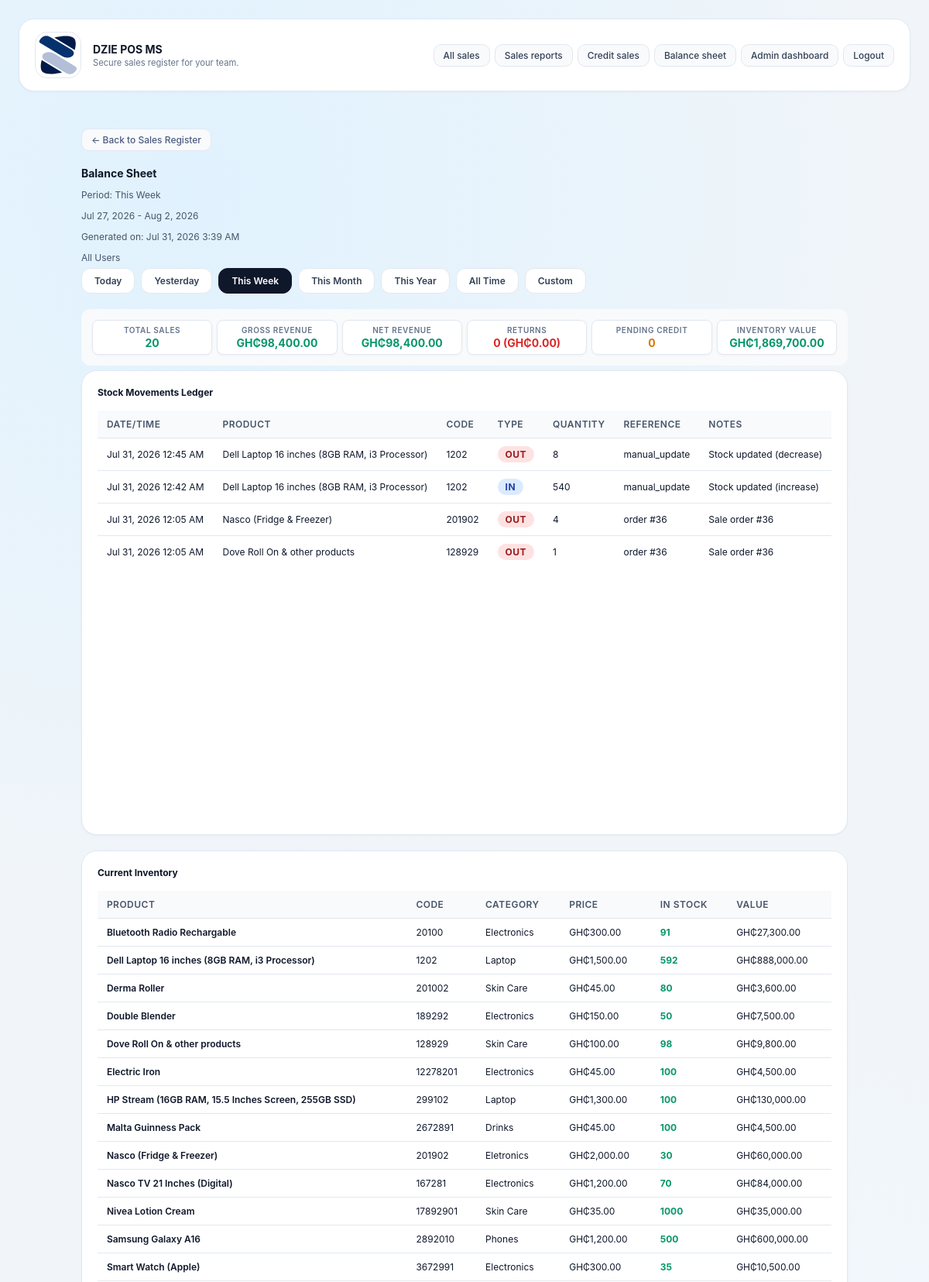
Page /balance_sheet.php?period=week (signed in, upper part) on the earlier database version.
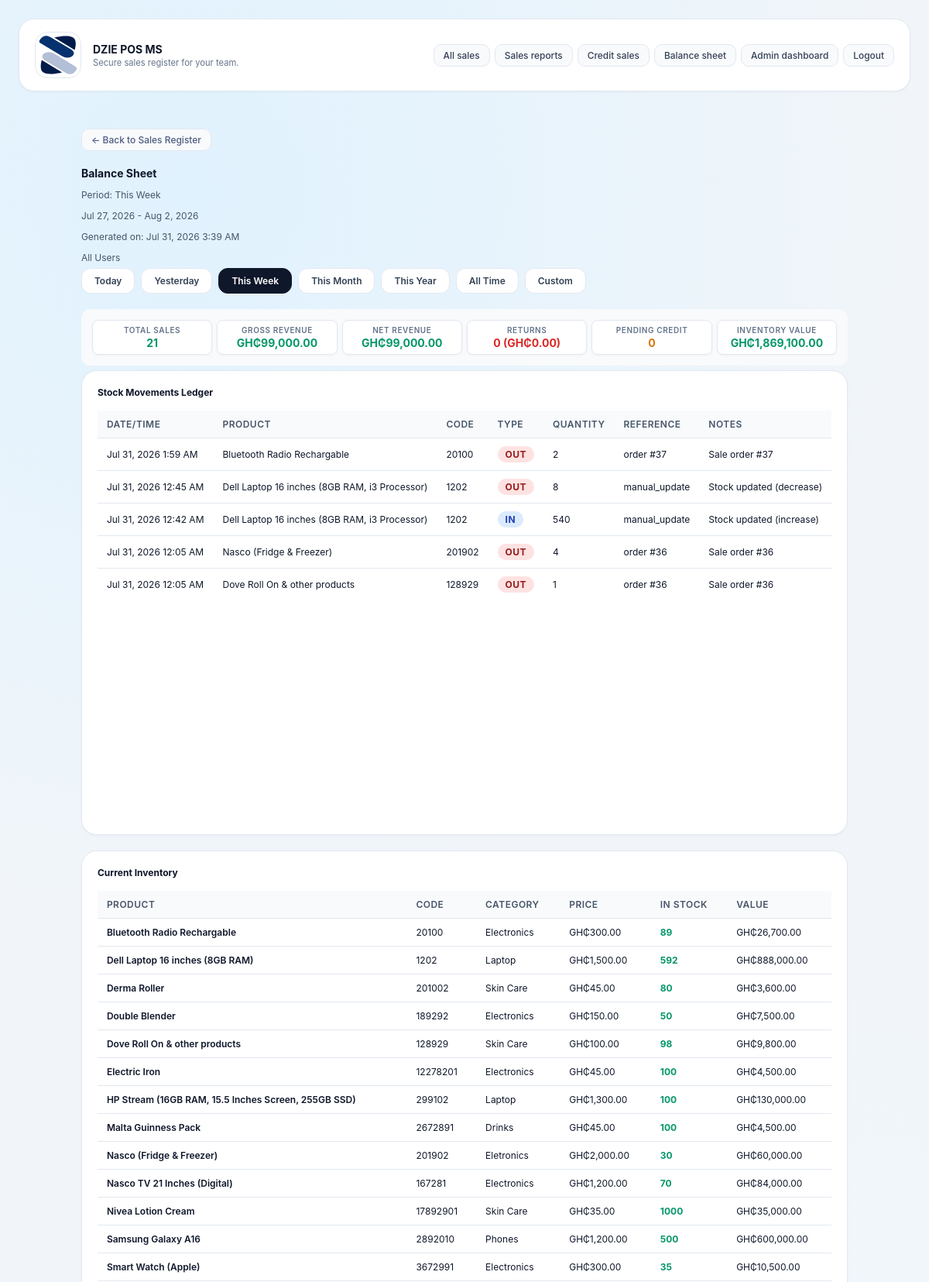
Same page on the later database version.
### tables this page shows
CREATE TABLE settings (
            key TEXT PRIMARY KEY,
            value TEXT NOT NULL
        );

CREATE TABLE stock_movements (
            id INTEGER PRIMARY KEY,
            product_id INTEGER NOT NULL,
            product_name TEXT NOT NULL,
            product_code TEXT NOT NULL,
            movement_type TEXT NOT NULL,
            quantity INTEGER NOT NULL,
            reference_type TEXT NOT NULL,
            reference_id INTEGER,
            notes TEXT,
            created_at TEXT NOT NULL,
            FOREIGN KEY(product_id) REFERENCES products(id)
        );

CREATE TABLE products (
            id INTEGER PRIMARY KEY,
            code TEXT UNIQUE NOT NULL,
            name TEXT NOT NULL,
            category TEXT NOT NULL,
            price REAL NOT NULL,
            image TEXT NOT NULL
        , quantity INTEGER NOT NULL DEFAULT 0, bulk_quantity_threshold INTEGER NOT NULL DEFAULT 0, bulk_discount_percentage REAL NOT NULL DEFAULT 0);

### inc/functions.php (called while the page is built, shortened)
<?php
function get_db_path(): string {
    $dir = __DIR__ . '/../data';
    return $dir . '/pos.db';
}
function get_database(): PDO {
    static $pdo = null;
    if ($pdo !== null) {
        return $pdo;
    }
    $path = get_db_path();
    $pdo = new PDO('sqlite:' . $path);
    $pdo->setAttribute(PDO::ATTR_ERRMODE, PDO::ERRMODE_EXCEPTION);
    initialize_database($pdo);
    return $pdo;
}
function initialize_database(PDO $db): void {
    $db->exec(
        'CREATE TABLE IF NOT EXISTS products (
            id INTEGER PRIMARY KEY,
            code TEXT UNIQUE NOT NULL,
            name TEXT NOT NULL,
            category TEXT NOT NULL,
            price REAL NOT NULL,
            image TEXT NOT NULL,
            quantity INTEGER NOT NULL DEFAULT 0,
            bulk_quantity_threshold INTEGER NOT NULL DEFAULT 0,
            bulk_discount_percentage REAL NOT NULL DEFAULT 0
        )'
    );
    try {
        $db->exec('ALTER TABLE products ADD COLUMN quantity INTEGER NOT NULL DEFAULT 0');
    } catch (Exception $e) {
    }
    try {
        $db->exec('ALTER TABLE products ADD COLUMN bulk_quantity_threshold INTEGER NOT NULL DEFAULT 0');
    } catch (Exception $e) {
    }
    try {
        $db->exec('ALTER TABLE products ADD COLUMN bulk_discount_percentage REAL NOT NULL DEFAULT 0');
    } catch (Exception $e) {
    }
    $db->exec(
        'CREATE TABLE IF NOT EXISTS users (
            id INTEGER PRIMARY KEY,
            username TEXT UNIQUE NOT NULL,
            password_hash TEXT NOT NULL,
            role TEXT NOT NULL,
            created_at TEXT NOT NULL
        )'
    );
    $db->exec(
        'CREATE TABLE IF NOT EXISTS orders (
            id INTEGER PRIMARY KEY,
            username TEXT NOT NULL,
            total REAL NOT NULL,
            status TEXT NOT NULL DEFAULT "Pending",
            created_at TEXT NOT NULL,
            credit INTEGER NOT NULL DEFAULT 0,
            customer_name TEXT,
            customer_phone TEXT,
            credit_status TEXT NOT NULL DEFAULT "Pending"
        )'
    );
    try {
        $db->exec('ALTER TABLE orders ADD COLUMN credit INTEGER NOT NULL DEFAULT 0');
    } catch (Exception $e) {
    }
    try {
        $db->exec('ALTER TABLE orders ADD COLUMN customer_name TEXT');
    } catch (Exception $e) {
    }
    try {
        $db->exec('ALTER TABLE orders ADD COLUMN customer_phone TEXT');
    } catch (Exception $e) {
    }
    try {
        $db->exec('ALTER TABLE orders ADD COLUMN credit_status TEXT NOT NULL DEFAULT "Pending"');
    } catch (Exception $e) {
    }
    $db->exec(
        'CREATE TABLE IF NOT EXISTS order_items (
            id INTEGER PRIMARY KEY,
            order_id INTEGER NOT NULL,
            product_id INTEGER NOT NULL,
            name TEXT NOT NULL,
            price REAL NOT NULL,
            quantity INTEGER NOT NULL,
            subtotal REAL NOT NULL,
            FOREIGN KEY(order_id) REFERENCES orders(id)
        )'
    );
    $db->exec(
        'CREATE TABLE IF NOT EXISTS receipts (
            id INTEGER PRIMARY KEY,
            order_id INTEGER NOT NULL UNIQUE,
            username TEXT NOT NULL,
            receipt_content TEXT NOT NULL,
            return_status TEXT NOT NULL DEFAULT "Active",
            created_at TEXT NOT NULL,
            FOREIGN KEY(order_id) REFERENCES orders(id)
        )'
    );
    $db->exec(
        'CREATE TABLE IF NOT EXISTS returns (
            id INTEGER PRIMARY KEY,
            order_id INTEGER NOT NULL,
            product_id INTEGER NOT NULL,
            quantity INTEGER NOT NULL,
            reason TEXT,
            processed_by TEXT NOT NULL,
            created_at TEXT NOT NULL,
            FOREIGN KEY(order_id) REFERENCES orders(id)
        )'
    );
    $db->exec(
        'CREATE TABLE IF NOT EXISTS login_events (
            id INTEGER PRIMARY KEY,
            username TEXT NOT NULL,
            role TEXT NOT NULL,
            ip TEXT,
            created_at TEXT NOT NULL,
            logged_out_at TEXT
        )'
    );
    try {
        $db->exec('ALTER TABLE login_events ADD COLUMN logged_out_at TEXT');
    } catch (Exception $e) {
    }
    $db->exec(
        'CREATE TABLE IF NOT EXISTS settings (
            key TEXT PRIMARY KEY,
            value TEXT NOT NULL
        )'
    );
    $db->exec("INSERT OR IGNORE INTO settings (key, value) VALUES ('pos_name', 'WADI POS')");
    $db->exec(
        'CREATE TABLE IF NOT EXISTS stock_movements (
            id INTEGER PRIMARY KEY,
            product_id INTEGER NOT NULL,
            product_name TEXT NOT NULL,
            product_code TEXT NOT NULL,
            movement_type TEXT NOT NULL,
            quantity INTEGER NOT NULL,
            reference_type TEXT NOT NULL,
            reference_id INTEGER,
            notes TEXT,
            created_at TEXT NOT NULL,
            FOREIGN KEY(product_id) REFERENCES products(id)
        )'
    );
    $stmt = $db->query('SELECT COUNT(*) FROM products');
}
function get_pos_name(): string {
    $stmt = get_database()->prepare('SELECT value FROM settings WHERE key = ?');
    $stmt->execute(['pos_name']);
    $result = $stmt->fetch(PDO::FETCH_ASSOC);
    return $result ? $result['value'] : 'WADI POS';
}
function get_trademark(): string {
    $stmt = get_database()->prepare('SELECT value FROM settings WHERE key = ?');
    $stmt->execute(['trademark']);
    $result = $stmt->fetch(PDO::FETCH_ASSOC);
    return $result ? $result['value'] : '';
}
function get_trademark_src(): string {
    $trademark = get_trademark();
    if ($trademark !== '' && file_exists(__DIR__ . '/../' . $trademark)) {
        return $trademark;
    }
    return 'images/pos-icon.svg';
}
function get_stock_movements(array $filters = []): array {
    $db = get_database();
    $sql = 'SELECT * FROM stock_movements WHERE 1=1';
    $params = [];
    if (!empty($filters['start_date'])) {
        $sql .= ' AND created_at >= :start_date';
        $params[':start_date'] = $filters['start_date'];
    }
    if (!empty($filters['end_date'])) {
        $sql .= ' AND created_at <= :end_date';
        $params[':end_date'] = $filters['end_date'];
    }
    $sql .= ' ORDER BY created_at DESC';
    $stmt = $db->prepare($sql);
    $stmt->execute($params);
    return $stmt->fetchAll(PDO::FETCH_ASSOC);
}

### balance_sheet.php (the view, shortened to what the rows shown need)
<?php
require_once __DIR__ . '/inc/functions.php';
$posName = get_pos_name();
$db = get_database();
$period = $_GET['period'] ?? 'day';
$useCustomRange = false;
if (!$useCustomRange) {
    $now = new DateTime();
    $startDate = clone $now;
    $endDate = clone $now;
    switch ($period) {
        case 'week':
            $startDate->modify('monday this week')->setTime(0, 0, 0);
            $endDate->modify('sunday this week')->setTime(23, 59, 59);
            break;
    }
}
$startDateStr = $startDate ? $startDate->format('Y-m-d H:i:s') : '';
$endDateStr = $endDate ? $endDate->format('Y-m-d H:i:s') : '';
$stockMovements = get_stock_movements([
    'start_date' => $startDateStr,
    'end_date' => $endDateStr,
]);
$inventory = $db->query('SELECT * FROM products ORDER BY name')->fetchAll(PDO::FETCH_ASSOC);
?>
<!DOCTYPE html>
<html lang="en">
<head>
  <link rel="stylesheet" href="styles.css" />
</head>
<body>
  <div class="app-shell">
    <header class="header">
      <div class="brand">
        <img class="brand-icon" src="<?php echo htmlspecialchars(get_trademark_src()); ?>" alt="Trademark" />
        <div>
          <h1><?php echo htmlspecialchars($posName); ?></h1>
          <p class="subtitle">Secure sales register for your team.</p>
        </div>
      </div>
    </header>
    <main class="main-grid">
      <div class="balance-sheet-container">
    <h1>Balance Sheet</h1>
    <div class="section-card">
      <?php if (empty($stockMovements)): ?>
        <p class="empty-message">No stock movements recorded.</p>
      <?php else: ?>
        <table class="ledger-table">
          <thead>
            <tr>
              <th>Date/Time</th>
              <th>Product</th>
              <th>Code</th>
              <th>Type</th>
              <th>Quantity</th>
              <th>Reference</th>
              <th>Notes</th>
            </tr>
          </thead>
          <tbody>
            <?php foreach ($stockMovements as $movement): ?>
              <tr>
                <td><?php echo htmlspecialchars(date('M j, Y g:i A', strtotime($movement['created_at']))); ?></td>
                <td><?php echo htmlspecialchars($movement['product_name']); ?></td>
                <td><?php echo htmlspecialchars($movement['product_code']); ?></td>
                <td>
                  <span class="badge <?php echo $movement['movement_type']; ?>">
                    <?php echo htmlspecialchars($movement['movement_type'] === 'in' ? 'IN' : 'OUT'); ?>
                  </span>
                </td>
                <td><?php echo htmlspecialchars($movement['quantity']); ?></td>
                <td>
                  <?php echo htmlspecialchars($movement['reference_type']); ?>
                  <?php if ($movement['reference_id']): ?>
                    #<?php echo htmlspecialchars($movement['reference_id']); ?>
                  <?php endif; ?>
                </td>
                <td><?php echo htmlspecialchars($movement['notes'] ?? ''); ?></td>
              </tr>
            <?php endforeach; ?>
          </tbody>
        </table>
      <?php endif; ?>
    </div>
    <div class="section-card">
      <?php if (empty($inventory)): ?>
        <p class="empty-message">No products in inventory.</p>
      <?php else: ?>
        <table class="ledger-table">
          <thead>
            <tr>
              <th>Product</th>
              <th>Code</th>
              <th>Category</th>
              <th>Price</th>
              <th>In Stock</th>
              <th>Value</th>
            </tr>
          </thead>
          <tbody>
            <?php foreach ($inventory as $product): ?>
              <tr>
                <td style="font-weight:600;"><?php echo htmlspecialchars($product['name']); ?></td>
                <td><?php echo htmlspecialchars($product['code']); ?></td>
                <td><?php echo htmlspecialchars($product['category']); ?></td>
                <td>GH₵<?php echo htmlspecialchars(number_format($product['price'], 2)); ?></td>
                <td>
                  <?php if ($product['quantity'] <= 0): ?>
                    <span style="color:#dc2626;font-weight:700;">Out of stock</span>
                  <?php else: ?>
                    <span style="color:#059669;font-weight:700;"><?php echo htmlspecialchars($product['quantity']); ?></span>
                  <?php endif; ?>
                </td>
                <td>GH₵<?php echo htmlspecialchars(number_format($product['quantity'] * $product['price'], 2)); ?></td>
              </tr>
            <?php endforeach; ?>
          </tbody>
        </table>
      <?php endif; ?>
    </div>
    </main>
  </div>
</body>
</html>

Differences in the rows shown:
added stock_movements: created_at "Jul 31, 2026 1:59 AM", product_name "Bluetooth Radio Rechargable", product_code "20100", movement_type "OUT", quantity "2", reference_type "order", reference "37", notes "Sale order #37"
changed products "Bluetooth Radio Rechargable": quantity "91" → "89"; $product['quantity'] * $product['price'] "27,300.00" → "26,700.00"
changed products: name "Dell Laptop 16 inches (8GB RAM, i3 Processor)" → "Dell Laptop 16 inches (8GB RAM)"
Other differences:
$totalSales: "20" → "21"
$totalRevenue: "98,400.00" → "99,000.00"
$netRevenue: "98,400.00" → "99,000.00"
$currentInventoryValue: "1,869,700.00" → "1,869,100.00"
